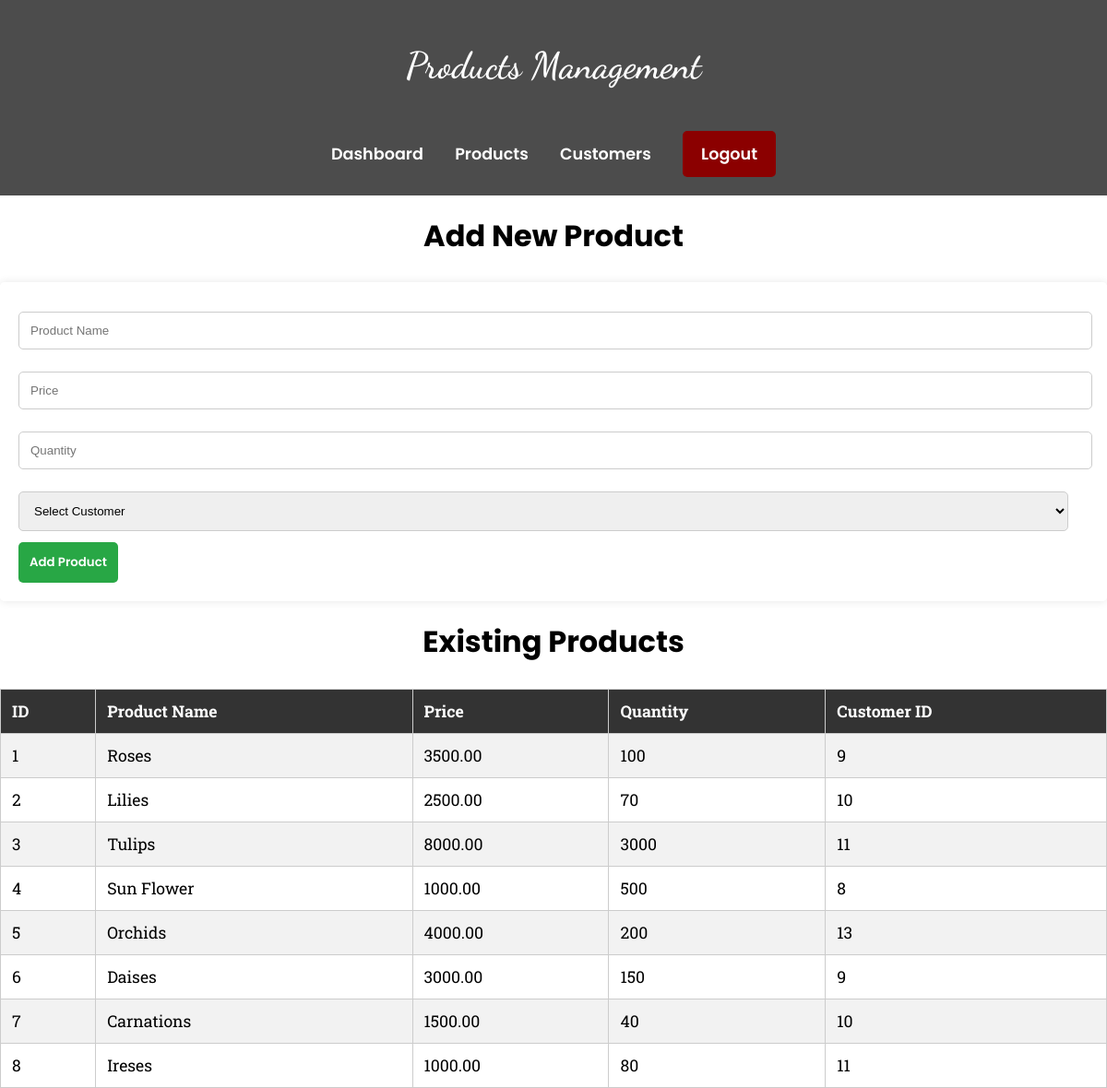
/products.php (signed in), run on the app's committed database.
### tables this page shows
CREATE TABLE `products` (
  `product_id` int(11) NOT NULL,
  `product_name` varchar(100) NOT NULL,
  `price` decimal(10,2) NOT NULL,
  `stock` int(11) NOT NULL,
  `created_at` timestamp NOT NULL DEFAULT current_timestamp(),
  `customer_id` int(10) NOT NULL
);

### products.php (the view, shortened to what this page needs)
<?php
include('db_connection.php');
$query = "SELECT * FROM products";
$result = mysqli_query($conn, $query);
?>
<!DOCTYPE html>
<html lang="en">
<head>
</head>
<body>
    <header>
        <h1>Products Management</h1>
        <nav>
            <a href="dashboard.php">Dashboard</a>
            <a href="products.php">Products</a>
            <a href="customers.php">Customers</a>
            <a class="logout" href="logout.php">Logout</a>
        </nav>
    </header>
    <main>
        <h2>Add New Product</h2>
        <form method="POST" action="">
            <input type="text" name="product_name" placeholder="Product Name" >
            <input type="number" name="price" placeholder="Price" step="0.01" >
            <input type="number" name="stock" placeholder="Quantity" >
            <select name="customer_id" required>
                <option value="">Select Customer</option>
            </select>
            <button type="submit">Add Product</button>
        </form>
        <h2>Existing Products</h2>
        <table>
            <tr>
                <th>ID</th>
                <th>Product Name</th>
                <th>Price</th>
                <th>Quantity</th>
                <th>Customer ID</th>
            </tr>
            <?php while ($row = mysqli_fetch_assoc($result)): ?>
            <tr>
                <td><?php echo htmlspecialchars($row['product_id']); ?></td>
                <td><?php echo htmlspecialchars($row['product_name']); ?></td>
                <td><?php echo htmlspecialchars($row['price']); ?></td>
                <td><?php echo htmlspecialchars($row['stock']); ?></td>
                <td><?php echo htmlspecialchars($row['customer_id']); ?></td>
            </tr>
            <?php endwhile; ?>
        </table>
    </main>
</body>
</html>

### products.php (style rules this page uses)
body { font-family: 'Roboto Slab', serif; background: url('https://i.pinimg.com/originals/4f/dd/d5/4fddd5f8c2a85275f0fde4c6851b092f.gif') no-repeat center center fixed; background-size: cover; color: black; margin: 0; padding: 0; }
header { background: rgba(0, 0, 0, 0.7); color: white; padding: 20px; text-align: center; font-family: 'Poppins', sans-serif; }
h1 { font-size: 2.5rem; font-weight: 600; font-family: 'Dancing Script', cursive; }
nav a { color: white; text-decoration: none; margin: 0 15px; font-weight: 600; font-size: 1.1rem; }
h2 { text-align: center; font-size: 2rem; margin-top: 20px; font-family: 'Poppins', sans-serif; }
table { width: 100%; border-collapse: collapse; margin-top: 20px; background: rgba(255, 255, 255, 0.8); border-radius: 8px; }
th, td { padding: 12px; border: 1px solid #ccc; text-align: left; font-size: 1.1rem; }
th { background-color: #333; color: white; font-weight: 700; }
tr:nth-child(even) { background-color: #f2f2f2; }
form { background: rgba(255, 255, 255, 0.9); padding: 20px; border-radius: 5px; box-shadow: 0 0 10px rgba(0, 0, 0, 0.1); font-family: 'Roboto Slab', serif; }
input, select { width: calc(100% - 22px); padding: 12px; margin: 12px 0; border: 1px solid #ccc; border-radius: 5px; }
button { background: #28a745; color: white; border: none; padding: 12px; cursor: pointer; border-radius: 5px; font-weight: 600; font-family: 'Poppins', sans-serif; }
.logout { display: inline-block; margin-top: 20px; padding: 12px 20px; background: darkred; color: white; text-decoration: none; border-radius: 5px; font-weight: 600; }

### data on the page
products: product_id "1", product_name "Roses", price "3500.00", stock "100", customer "9"
products: product_id "2", product_name "Lilies", price "2500.00", stock "70", customer "10"
products: product_id "3", product_name "Tulips", price "8000.00", stock "3000", customer "11"
products: product_id "4", product_name "Sun Flower", price "1000.00", stock "500", customer "8"
products: product_id "5", product_name "Orchids", price "4000.00", stock "200", customer "13"
products: product_id "6", product_name "Daises", price "3000.00", stock "150", customer "9"
products: product_id "7", product_name "Carnations", price "1500.00", stock "40", customer "10"
products: product_id "8", product_name "Ireses", price "1000.00", stock "80", customer "11"
